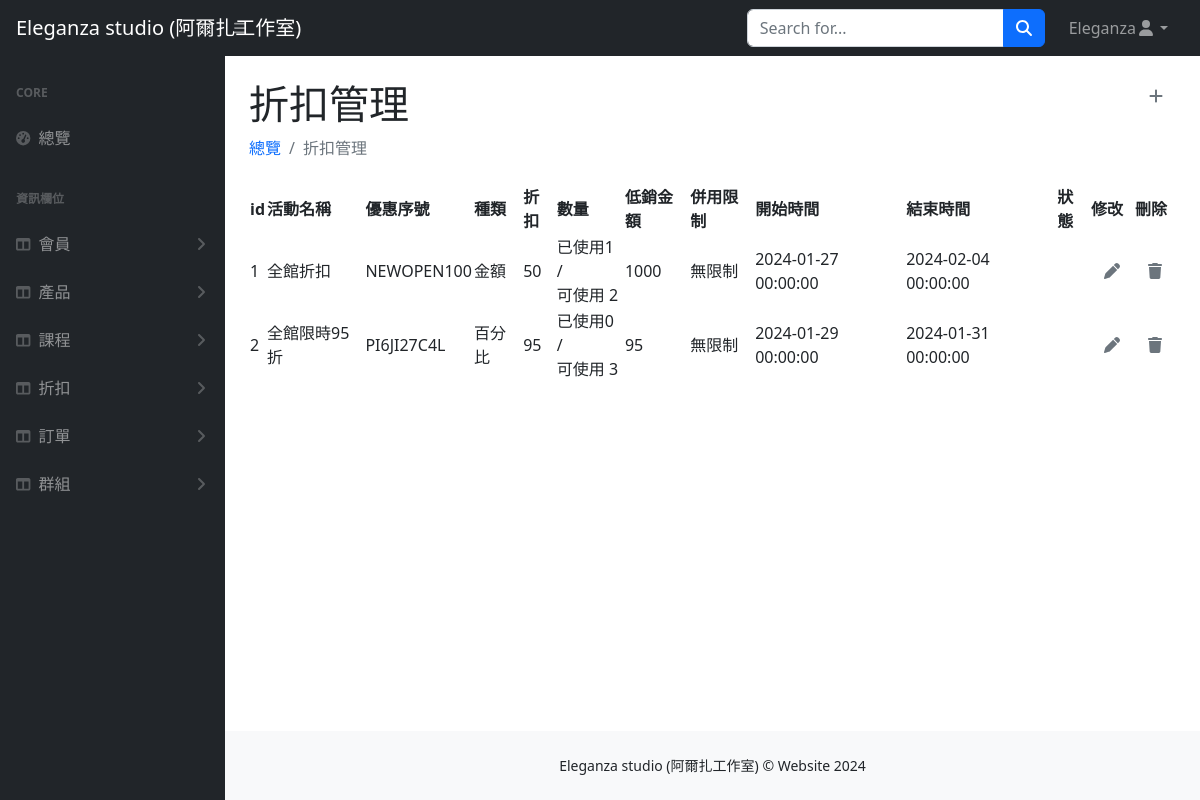
Screenshot of /discounts/discounts.php (signed in) with the database file from the repository.
### tables this page shows
CREATE TABLE `discount` (
  `discount_id` int(2) NOT NULL,
  `main` varchar(10) NOT NULL,
  `serial_number` varchar(15) NOT NULL,
  `type` varchar(3) NOT NULL,
  `amount` int(4) NOT NULL,
  `num` int(2) NOT NULL,
  `low_consumption` int(6) DEFAULT NULL,
  `restriction` varchar(10) DEFAULT NULL,
  `start_date` datetime NOT NULL,
  `end_date` datetime NOT NULL,
  `valid` int(1) NOT NULL
);

### discounts/discounts.php (the view, shortened to what this page needs)
<?php
require_once("../pdo-conncetion.php");
$sql = "SELECT * FROM discount";
$stmt = $db_host->prepare($sql);
try {
    $stmt->execute();
    $rows = $stmt->fetchAll(PDO::FETCH_ASSOC);
} catch (PDOException $e) {
    echo "預處理陳述式失敗<br>";
    echo "Error: " . $e->getMessage();
    $db_host = null;
    exit;
}
?>
<!DOCTYPE html>
<html lang="en">
<head>
    <link href="../css/styles.css" rel="stylesheet" />
    <link href="../css/jquery.dataTables.min.css" rel="stylesheet">
</head>
<body>
    <nav class="sb-topnav navbar navbar-expand navbar-dark bg-dark">
        <a class="navbar-brand ps-3" href="../index.php">Eleganza studio (阿爾扎工作室)</a>
        <button class="btn btn-link btn-sm order-1 order-lg-0 me-4 me-lg-0" id="sidebarToggle" href="#!"><i class="fas fa-bars"></i></button>
        <form class="d-none d-md-inline-block form-inline ms-auto me-0 me-md-3 my-2 my-md-0">
            <div class="input-group">
                <input class="form-control" type="text" placeholder="Search for..." aria-label="Search for..." aria-describedby="btnNavbarSearch" />
                <button class="btn btn-primary" id="btnNavbarSearch" type="button"><i class="fas fa-search"></i></button>
            </div>
        </form>
        <ul class="navbar-nav ms-auto ms-md-0 me-3 me-lg-4">
            <li class="nav-item dropdown">
                <a class="nav-link dropdown-toggle" id="navbarDropdown" href="#" role="button" data-bs-toggle="dropdown" aria-expanded="false"><?= $_SESSION["user"]["name"] ?><i class="fas fa-user fa-fw"></i></a>
            </li>
        </ul>
    </nav>
    <div id="layoutSidenav">
        <div id="layoutSidenav_nav">
            <nav class="sb-sidenav accordion sb-sidenav-dark" id="sidenavAccordion">
                <div class="sb-sidenav-menu">
                    <div class="nav">
                        <div class="sb-sidenav-menu-heading">Core</div>
                        <a class="nav-link" href="../index.php">
                            <div class="sb-nav-link-icon"><i class="fas fa-tachometer-alt"></i></div>
                            總覽
                        </a>
                        <div class="sb-sidenav-menu-heading">資訊欄位</div>
                        <a class="nav-link collapsed" href="#" data-bs-toggle="collapse" data-bs-target="#users" aria-expanded="false" aria-controls="collapseLayouts">
                            <div class="sb-nav-link-icon"><i class="fas fa-columns"></i></div>
                            會員
                            <div class="sb-sidenav-collapse-arrow"><i class="fas fa-angle-down"></i></div>
                        </a>
                        <a class="nav-link collapsed" href="#" data-bs-toggle="collapse" data-bs-target="#products" aria-expanded="false" aria-controls="collapseLayouts">
                            <div class="sb-nav-link-icon"><i class="fas fa-columns"></i></div>
                            產品
                            <div class="sb-sidenav-collapse-arrow"><i class="fas fa-angle-down"></i></div>
                        </a>
                        <a class="nav-link collapsed" href="#" data-bs-toggle="collapse" data-bs-target="#courses" aria-expanded="false" aria-controls="courses">
                            <div class="sb-nav-link-icon"><i class="fas fa-columns"></i></div>
                            課程
                            <div class="sb-sidenav-collapse-arrow"><i class="fas fa-angle-down"></i></div>
                        </a>
                        <a class="nav-link collapsed" href="#" data-bs-toggle="collapse" data-bs-target="#discounts" aria-expanded="false" aria-controls="collapseLayouts">
                            <div class="sb-nav-link-icon"><i class="fas fa-columns"></i></div>
                            折扣
                            <div class="sb-sidenav-collapse-arrow"><i class="fas fa-angle-down"></i></div>
                        </a>
                        <a class="nav-link collapsed" href="#" data-bs-toggle="collapse" data-bs-target="#orders" aria-expanded="false" aria-controls="collapseLayouts">
                            <div class="sb-nav-link-icon"><i class="fas fa-columns"></i></div>
                            訂單
                            <div class="sb-sidenav-collapse-arrow"><i class="fas fa-angle-down"></i></div>
                        </a>
                        <a class="nav-link collapsed" href="#" data-bs-toggle="collapse" data-bs-target="#groups" aria-expanded="false" aria-controls="groups">
                            <div class="sb-nav-link-icon"><i class="fas fa-columns"></i></div>
                            群組
                            <div class="sb-sidenav-collapse-arrow"><i class="fas fa-angle-down"></i></div>
                        </a>
                    </div>
                </div>
            </nav>
        </div>
        <div class="" id="layoutSidenav_content">
            <main>
                <div class="container-fluid px-4">
                    <div class="d-flex justify-content-between align-items-center">
                        <div>
                            <h1 class="mt-4">折扣管理</h1>
                        </div>
                        <div><a href="newdiscount.php" class="btn"><i class="fa-solid fa-plus text-secondary"></i></a></div>
                    </div>
                    <ol class="breadcrumb mb-4">
                        <li class="breadcrumb-item"><a class="nav-link link-primary" href="../index.php">總覽</a></li>
                        <li class="breadcrumb-item active">折扣管理</li>
                    </ol>
                    <div class="row">
                        <div class="col-12">
                            <div class="table-responsive">
                                <table id="example" class="display" style="min-width: 845px">
                                    <thead>
                                        <tr>
                                            <th>id</th>
                                            <th>活動名稱</th>
                                            <th>優惠序號</th>
                                            <th>種類</th>
                                            <th>折扣</th>
                                            <th>數量</th>
                                            <th>低銷金額</th>
                                            <th>併用限制</th>
                                            <th>開始時間</th>
                                            <th>結束時間</th>
                                            <th>狀態</th>
                                            <th>修改</th>
                                            <th>刪除</th>
                                        </tr>
                                    </thead>
                                    <tbody>
                                        <?php foreach ($rows as $row) : ?>
                                            <tr>
                                                <td><?= $row["discount_id"] ?></td>
                                                <td><?= $row["main"] ?></td>
                                                <td><?= $row["serial_number"] ?></td>
                                                <td><?= $row["type"] ?></td>
                                                <td><?= $row["amount"] ?></td>
                                                <td>已使用<?php $usnum = $row["discount_id"];
                                                        $ussql = "SELECT * FROM us_discount WHERE discount_id = '$usnum'";
                                                        $usstmt = $db_host->prepare($ussql);
                                                        try {
                                                            $usstmt->execute();
                                                            $usrows = $usstmt->fetchAll(PDO::FETCH_ASSOC);
                                                            $usCount = count($usrows);
                                                        } catch (PDOException $e) {
                                                            echo "預處理陳述式失敗<br>";
                                                            echo "Error: " . $e->getMessage();
                                                            $db_host = null;
                                                            exit;
                                                        }
                                                        echo $usCount; ?> /<br> 可使用 <?= $row["num"] ?></td>
                                                <td><?= $row["low_consumption"] ?></td>
                                                <td><?= $row["restriction"] ?></td>
                                                <td><?= $row["start_date"] ?></td>
                                                <td><?= $row["end_date"] ?></td>
                                                <td class="text-danger"><?php if ($row["valid"] == 0) echo "下架" ?></td>
                                                <td><a href="rediscount.php?id=<?= $row["discount_id"] ?>" class="btn"><i class="fa-solid fa-pen text-secondary"></i></a></td>
                                                <td><button type="button" class="btn getid" data-bs-toggle="modal" data-id="<?= $row["discount_id"] ?>" data-bs-target="#staticBackdrop"><i class="fa-solid fa-trash text-secondary"></i></button></td>
                                            </tr>
                                        <?php endforeach; ?>
                                    </tbody>
                                </table>
                            </div>
                        </div>
                    </div>
                </div>
            </main>
            <footer class="py-4 bg-light mt-auto">
                <div class="container-fluid px-4">
                    <div class="d-flex align-items-center justify-content-center small">
                        <div class="">Eleganza studio (阿爾扎工作室) &copy; Website 2024</div>
                    </div>
                </div>
            </footer>
        </div>
    </div>
</body>
</html>

### css/css.php (style rules this page uses)
a { text-wrap: nowrap; }

### rows the page displays
discount: discount_id "1", main "全館折扣", serial_number "NEWOPEN100", type "金額", amount "50", usCount "1", num "2", low_consumption "1000", restriction "無限制", start_date "2024-01-27 00:00:00", end_date "2024-02-04 00:00:00"
discount: discount_id "2", main "全館限時95折", serial_number "PI6JI27C4L", type "百分比", amount "95", usCount "0", num "3", low_consumption "95", restriction "無限制", start_date "2024-01-29 00:00:00", end_date "2024-01-31 00:00:00"

### other values shown
$_SESSION["user"]["name"] "Eleganza"
